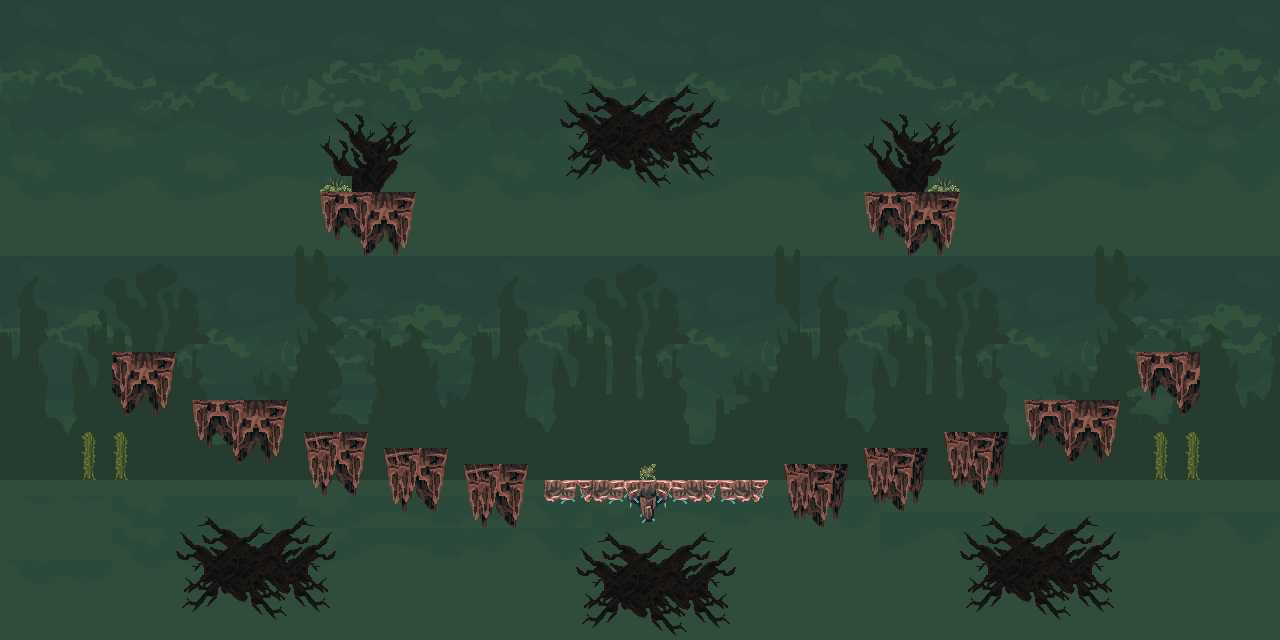

The image is a tile-based game level rendered from a .tmx file. Its description and source (layers, tilesets, objects; grid data summarised) follow:
An orthogonal 80x40 tile map with 16x16 px tiles, 3 tile layers (background, backgound2, main), 4 tilesets.

<map version="1.10" tiledversion="1.11.2" orientation="orthogonal" renderorder="right-down" width="80" height="40" tilewidth="16" tileheight="16" infinite="0" nextlayerid="4" nextobjectid="1">
 <tileset firstgid="1" source="background1.tsx" />
 <tileset firstgid="481" source="background2.tsx" />
 <tileset firstgid="961" source="main_lev_build.tsx" />
 <tileset firstgid="5057" source="other_lev_build.tsx" />
 <layer id="1" name="background" width="80" height="40">
  <data>[3200 cells, 3200 non-empty, 480 distinct tile ids]</data>
 </layer>
 <layer id="2" name="backgound2" width="80" height="40">
  <data>[3200 cells, 1749 non-empty, 623 distinct tile ids]</data>
 </layer>
 <layer id="3" name="main" width="80" height="40">
  <data>[3200 cells, 516 non-empty, 159 distinct tile ids]</data>
 </layer>
</map>
